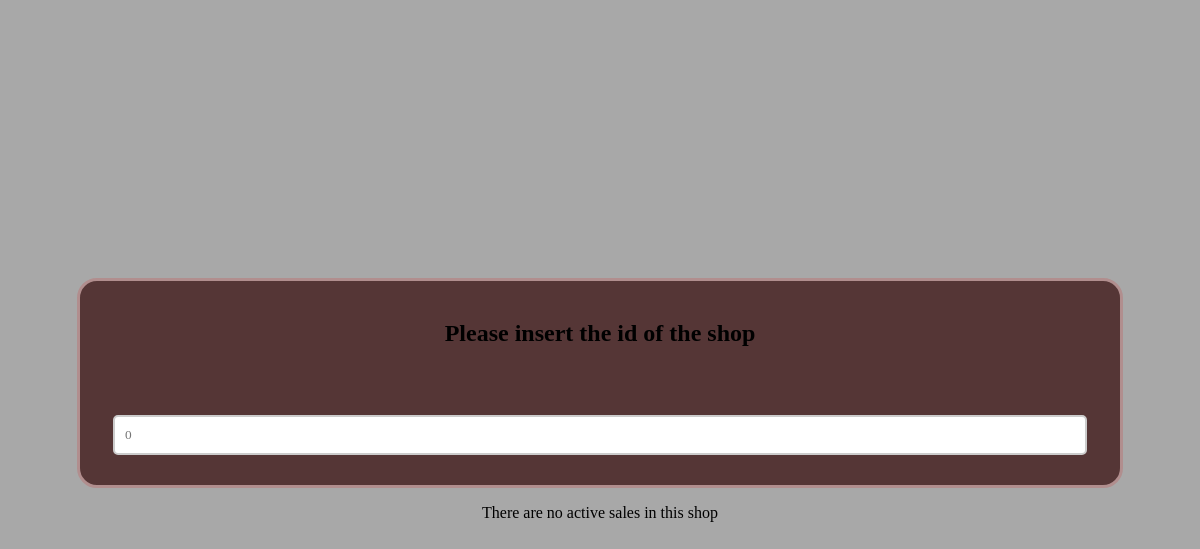
Before: /sales.php?input=54 with the older database file.
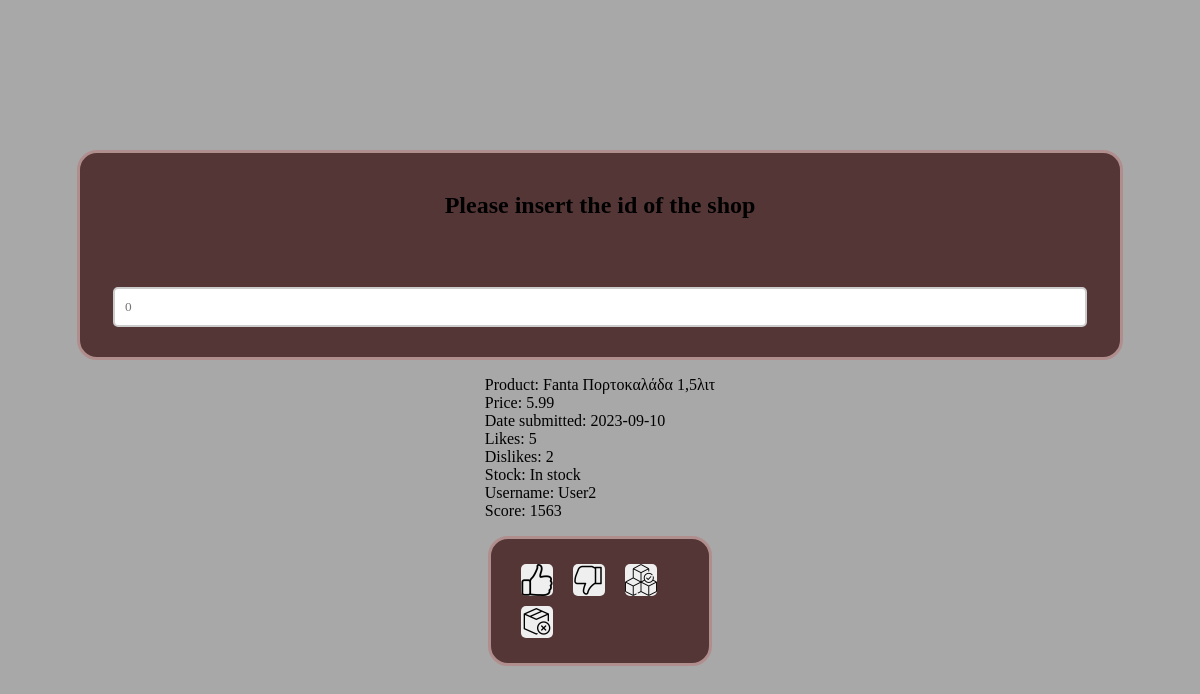
After: the same page with the newer database file.
### tables this page shows
CREATE TABLE `sales` (
  `id` int(11) NOT NULL,
  `price` double NOT NULL,
  `date` date NOT NULL,
  `active` tinyint(1) NOT NULL,
  `likes` int(11) NOT NULL DEFAULT 0,
  `dislikes` int(11) NOT NULL DEFAULT 0,
  `stock` tinyint(4) NOT NULL DEFAULT 1,
  `shop_id` int(11) NOT NULL,
  `user_id` int(11) NOT NULL,
  `product_id` int(11) NOT NULL
);

CREATE TABLE `products` (
  `id` int(11) NOT NULL,
  `name` varchar(255) NOT NULL,
  `category` varchar(255) NOT NULL,
  `subcategory` varchar(255) NOT NULL
);

CREATE TABLE `users` (
  `id` int(11) NOT NULL,
  `user_name` varchar(100) NOT NULL,
  `password` varchar(100) NOT NULL,
  `email` varchar(100) NOT NULL,
  `tokens` int(11) NOT NULL,
  `monthly_tokens` int(11) NOT NULL,
  `score` int(11) NOT NULL,
  `monthly_score` int(11) NOT NULL,
  `likes` int(11) NOT NULL DEFAULT 0,
  `dislikes` int(11) NOT NULL DEFAULT 0
);

### sales.php (the view, shortened to what this page needs)
<?php
include "db_conn.php";
?>
<!DOCTYPE html>
    <html>
    <head>
        <link rel="stylesheet" type="text/css" href="style.css">
    </head>
    <body>
        <form>
            <h2>Please insert the id of the shop</h2><br>
            <input type="text" name="input" placeholder="0" pattern="[0-9]{1-3}">
        </form>
    </body>
    </html>
<?php
if(isset($_GET['input']))
{
    $input = $_GET['input'];
    $sql = "SELECT products.name, sales.price, sales.date, sales.id, sales.likes, sales.dislikes, sales.stock, sales.user_id FROM sales INNER JOIN products ON sales.product_id = products.id WHERE sales.shop_id = '$input' AND active = 1";
    $result = mysqli_query($conn, $sql);
    if(mysqli_num_rows($result) > 0)
    {
        while($row = mysqli_fetch_array($result))
        {
            $user = $row['user_id'];
            $price = $row['price'];
            $date = $row['date'];
            $name = $row['name'];
            $stock = $row['stock'];
            $likes = $row['likes'];
            $dislikes = $row['dislikes'];
            $sqluser = "SELECT user_name, score FROM users WHERE id='$user'";
            $res = mysqli_query($conn, $sqluser);
            $r = mysqli_fetch_assoc($res);
            $user_name = $r['user_name'];
            $score = $r['score'];
            if($stock > 0)
            {
                echo '<p>'.'Product: '.$name.'<br>'.'Price: '.$price.'<br>'.'Date submitted: '.$date.'<br>'.'Likes: '.$likes.'<br>'.'Dislikes: '.$dislikes.'<br>'.'Stock: In stock <br>'.'Username: '.$user_name.'<br>'.'Score: '.$score.'</p>';
            }else
            {
                echo '<p>'.'Product: '.$name.'<br>'.'Price: '.$price.'<br>'.'Date submitted: '.$date.'<br>'.'Likes: '.$likes.'<br>'.'Dislikes: '.$dislikes.'<br>'.'Stock: Out of stock <br>'.'Username: '.$user_name.'<br>'.'Score: '.$score.'</p>';
            }
            echo '<form class="form-inline" action="" method="post">';
            if($stock > 0)
            {
                echo '<input type="submit" name="like" value="">';
                echo '<input type="submit" name="dislike" value="">';
                echo '<input type="submit" name="on_stock" value="">';
                echo '<input type="submit" name="out_of_stock" value="">';
            }else
            {
                echo '<input type="submit" name="on_stock" value="">';
                echo '<input type="submit" name="out_of_stock" value="">';
            }
            echo '</form>';
        }
    }else { echo '<p>There are no active sales in this shop</p>';}
}

Changed rows visible on the page:
added sales: product.name "Fanta Πορτοκαλάδα 1,5λιτ", price "5.99", date "2023-09-10", likes "5", dislikes "2", user.user_name "User2", user.score "1563"
Other visible differences:
text no longer shown: "There are no active sales in this shop"
